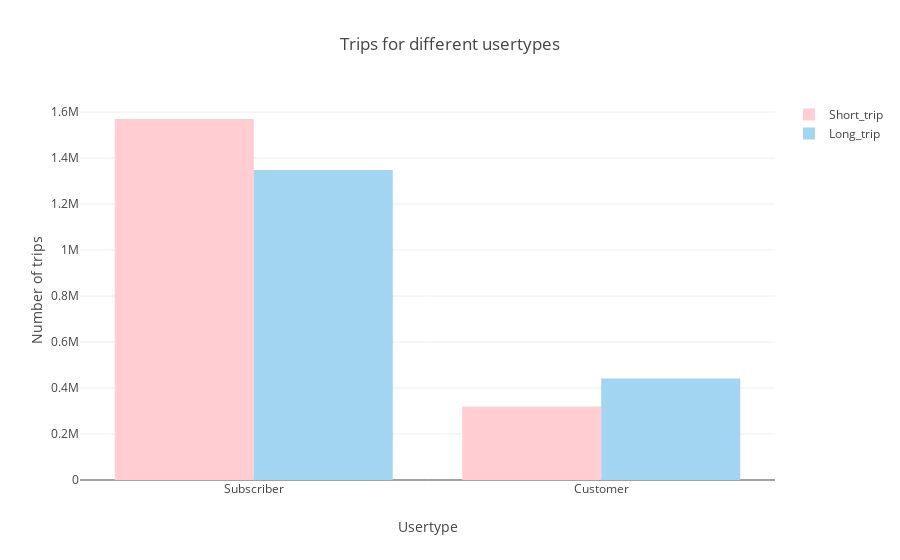

Source (notebook cell):
### Markdown cell above
From the following plots, we can find that subsribers may tend to have more short trips than customers and particularly male subcribers will go short trips than female. Also we explore the relations between weekdays and trips. We find people will give more short trips from Monday to Friday while give less at weekends. This condition is reasonable since people have to go to work or school on weekdays and those trips can not be very long. while in weekends, people may take long trips to attractions. For the feature "month", we can also find the trip distributions are fairly different between summer an winter due to weather.
The feature "hour" may also have similar results due to rush hours so I do not show them.

### Code cell
# show the plot about numbers of short and long trips in different usertypes
a1 = (dataset[dataset['usertype'] == 1]['distance'] < 2).sum()
a2 = (dataset[dataset['usertype'] == 1]['distance'] >= 2).sum()
b1 = (dataset[dataset['usertype'] == -1]['distance'] < 2).sum()
b2 = (dataset[dataset['usertype'] == -1]['distance'] >= 2).sum()
d = {'usertype':['Subscriber','Customer'], 'Short_trip':[a1,b1], 'Long_trip':[a2,b2]}
df = pd.DataFrame(data=d)

Short_trip = Bar(x=df.usertype,
                  y=df.Short_trip,
                  name='Short_trip',
                  marker=dict(color='#ffcdd2'))
Long_trip = Bar(x=df.usertype,
                y=df.Long_trip,
                name='Long_trip',
                marker=dict(color='#A2D5F2'))
data = [Short_trip, Long_trip]
layout = Layout(title="Trips for different usertypes",
                xaxis=dict(title='Usertype'),
                yaxis=dict(title='Number of trips'))
fig1 = Figure(data=data, layout=layout)
iplot(fig1,filename='figure1')

### Figure 1 — Plotly figure (JSON) as saved in the notebook; plotly's stock layout.template omitted (floating-point values rounded to 4 significant figures)
{"data": [{"marker": {"color": "#ffcdd2"}, "name": "Short_trip", "type": "bar", "x": ["Subscriber", "Customer"], "y": [1569931, 319254]}, {"marker": {"color": "#A2D5F2"}, "name": "Long_trip", "type": "bar", "x": ["Subscriber", "Customer"], "y": [1348098, 441580]}], "layout": {"title": "Trips for different usertypes", "xaxis": {"title": "Usertype"}, "yaxis": {"title": "Number of trips"}}}
